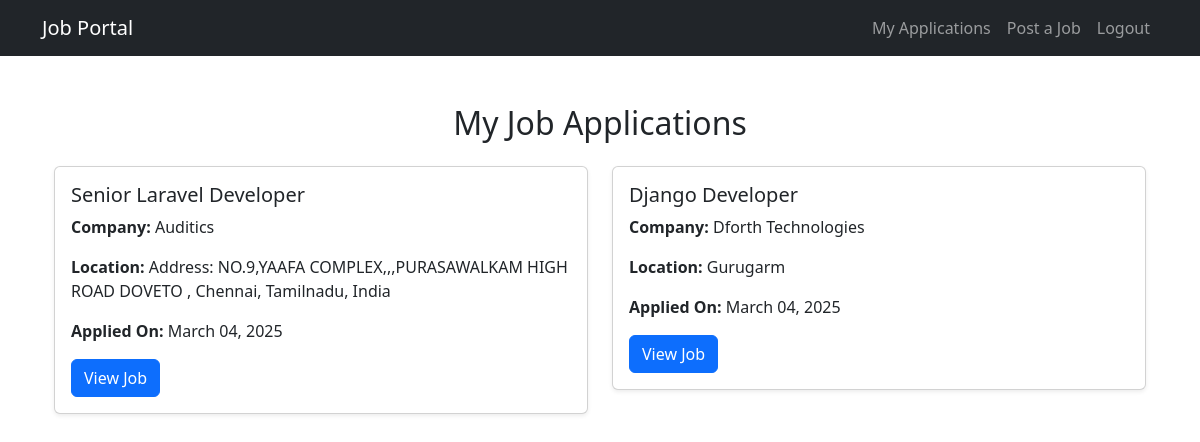
The page /applications/ (signed in) on the database its author committed.
### jobs/models.py (models this page shows, shortened)
class JobApplication(models.Model):
    user = models.ForeignKey(User, on_delete=models.CASCADE)
    job = models.ForeignKey(Job, on_delete=models.CASCADE)
    applied_at = models.DateTimeField(auto_now_add=True)

class Job(models.Model):
    JOB_TYPES = [
        ('Full-time', 'Full-time'),
        ('Part-time', 'Part-time'),
        ('Remote', 'Remote'),
        ('Contract', 'Contract'),
    ]
    title = models.CharField(max_length=200)
    description = models.TextField()
    company = models.CharField(max_length=200)
    location = models.CharField(max_length=100)
    salary = models.DecimalField(max_digits=10, decimal_places=2, null=True, blank=True)
    job_type = models.CharField(max_length=20, choices=JOB_TYPES, default='Full-time')
    apply_link = models.URLField(blank=True, null=True)
    posted_on = models.DateTimeField(auto_now_add=True)
    class Meta:
        ordering = ['-posted_on']  # Show latest jobs first

### jobs/views.py (the view)
# urls.py: path('applications/', application_history, name='application_history'),
@login_required
def application_history(request):
    applications = JobApplication.objects.filter(user=request.user).select_related('job')
    return render(request, 'application_history.html', {'applications': applications})

### jobs/templates/application_history.html
{% extends 'base.html' %}
{% block content %}
<div class="container mt-5">
    <h2 class="text-center mb-4">My Job Applications</h2>
    {% if applications %}
        <div class="row justify-content-center">
            {% for application in applications %}
            <div class="col-md-6 mb-4">
                <div class="card shadow-sm">
                    <div class="card-body">
                        <h5 class="card-title">{{ application.job.title }}</h5>
                        <p><strong>Company:</strong> {{ application.job.company }}</p>
                        <p><strong>Location:</strong> {{ application.job.location }}</p>
                        <p><strong>Applied On:</strong> {{ application.applied_at|date:"F d, Y" }}</p>
                        <a href="{% url 'job_detail' application.job.id %}" class="btn btn-primary">View Job</a>
                    </div>
                </div>
            </div>
            {% endfor %}
        </div>
    {% else %}
        <p class="text-center">You have not applied for any jobs yet.</p>
    {% endif %}
</div>
{% endblock %}

### rows shown on the page
JobApplication: job "Senior Laravel Developer", job.company "Auditics", job.location "Address: NO.9,YAAFA COMPLEX,,,PURASAWALKAM HIGH ROAD DOVETO , Chennai, Tamilnadu, India", applied_at "March 04, 2025"
JobApplication: job "Django Developer", job.company "Dforth Technologies", job.location "Gurugarm", applied_at "March 04, 2025"
